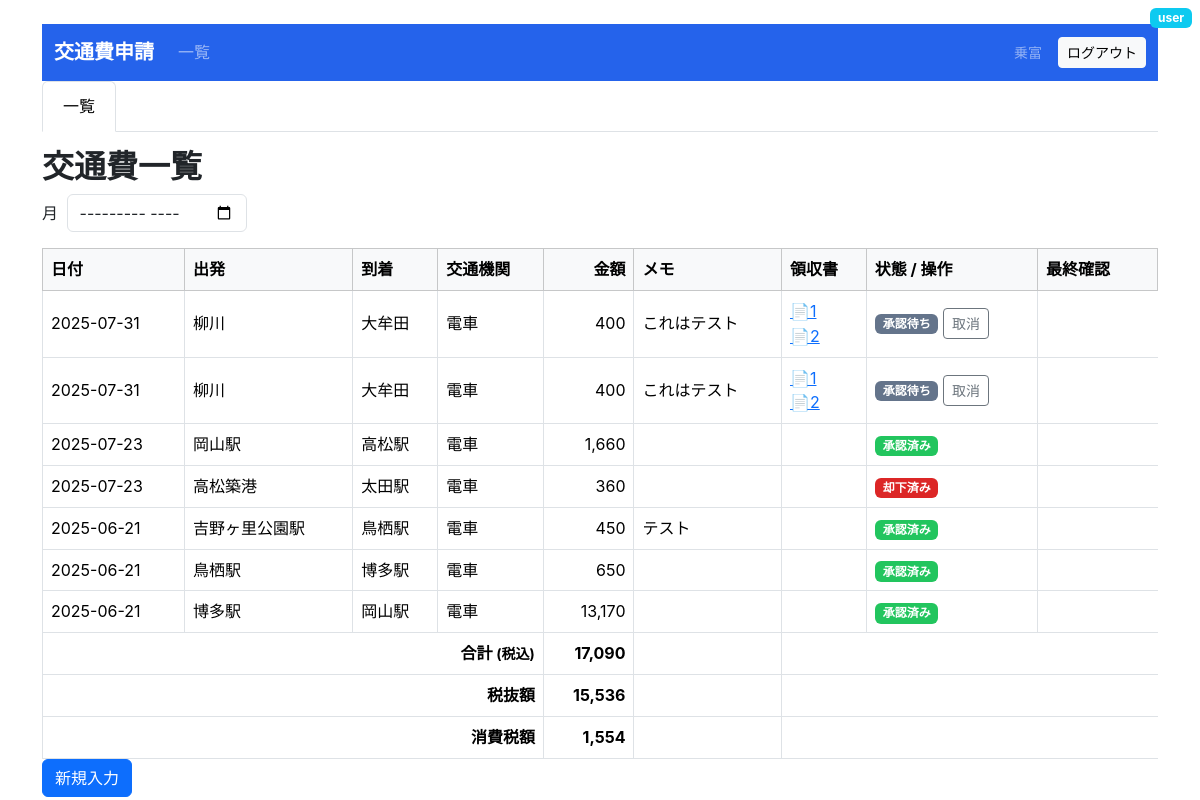
The app's page /list (signed in) with its own data.
### expenses/models.py (models this page shows, shortened)
class User(UserMixin, db.Model):
    __tablename__ = "user"
    id            = db.Column(db.Integer, primary_key=True)
    username      = db.Column(db.String(32), unique=True, nullable=False)
    password_hash = db.Column(db.String(128), nullable=False)
    role          = db.Column(db.String(10), default="user")   # "user" or "admin"

class Expense(db.Model):
    __tablename__ = "expense"
    id               = db.Column(db.Integer, primary_key=True)
    date             = db.Column(db.Date,     nullable=False)
    departure        = db.Column(db.String(64),  nullable=False)
    destination      = db.Column(db.String(64),  nullable=False)
    amount           = db.Column(db.Integer,  nullable=False)
    memo             = db.Column(db.String(256))
    created_at       = db.Column(db.DateTime, default=datetime.utcnow)
    file_path        = db.Column(db.String(256))
    status           = db.Column(
        Enum("pending", "approved", "rejected", "canceled", name="expense_status"),
        default="pending", nullable=False
    )
    carried_forward  = db.Column(db.Boolean, default=False, nullable=False)
    final_checked    = db.Column(db.Boolean, default=False, nullable=False)
    transport        = db.Column(
        Enum(
            "バス", "電車", "特急", "新幹線",
            "高速道路", "自動車", "立替経費", "その他",
            name="transport_type"
        ),
        nullable=False,
        default="電車"
    )
    user_id = db.Column(db.Integer, db.ForeignKey("user.id"), nullable=False)
    user    = db.relationship("User", backref="expenses")
    receipts = db.relationship(
        "ExpenseReceipt",
        back_populates="expense",
        cascade="all, delete-orphan",
        lazy="joined",
    )

class ExpenseReceipt(db.Model):
    __tablename__ = "expense_receipt"
    id          = db.Column(db.Integer, primary_key=True)
    expense_id  = db.Column(
        db.Integer,
        db.ForeignKey("expense.id", ondelete="CASCADE"),
        nullable=False
    )
    file_path   = db.Column(db.String(256), nullable=False)
    expense     = db.relationship(
        "Expense",
        back_populates="receipts"
    )

### expenses/routes.py (the view, shortened to what this page needs)
@bp.route("/list")
@login_required
def list_expenses():
    month_param = request.args.get("month")
    user_param  = request.args.get("user")
    status_filter = request.view_args.get("status_filter")
    query = Expense.query
    if current_user.role != "admin":
        query = query.filter_by(user_id=current_user.id)
    else:
        if user_param and user_param != "all":
            target = User.query.filter_by(username=user_param).first()
            if target:
                query = query.filter_by(user_id=target.id)
    if status_filter:
        query = query.filter_by(status=status_filter)
    expenses = (
        query.options(joinedload(Expense.receipts))
             .order_by(Expense.date.desc())
             .all()
    )
    total = sum(e.amount for e in expenses)
    tax_rate   = 0.10
    net_total  = int(total / (1 + tax_rate))
    tax_amount = total - net_total
    users = []
    if current_user.role == "admin":
        users = User.query.order_by(User.username).all()
    return render_template(
        "list.html",
        expenses=expenses,
        total=total,
        net_total=net_total,
        tax_amount=tax_amount,
        month_selected=month_param or "",
        user_selected=user_param or "all",
        users=users,
        status_filter=status_filter,
        show_user_col=(
            current_user.role == "admin" and (user_param in [None, "", "all"])
        )
    )

### expenses/__init__.py (called while the page is built)
@bp.before_app_request                # ← アプリ全体に効く
def inject_pending_count():
    if current_user.is_authenticated and current_user.role == "admin":
        pending = Expense.query.filter_by(status="pending").count()
        g.pending_count = pending
    else:
        g.pending_count = 0
    current_app.jinja_env.globals["pending_count"] = g.pending_count

### expenses/models.py (called while the page is built)
@login_manager.user_loader
def load_user(user_id):
    return User.query.get(int(user_id))

### templates/list.html (shortened to what this page needs)
{% extends "base.html" %}
{% block content %}
<h2>
    {% if status_filter == 'pending' %}🕒 承認待ち一覧
    {% else %}交通費一覧
    {% endif %}
</h2>
<form method="get" class="mb-3 d-flex align-items-center gap-3">
    <div>
      <label class="form-label me-1 mb-0">月</label>
      <input type="month" name="month" value="{{ month_selected }}"
             class="form-control d-inline-block" style="width:180px"
             onchange="this.form.submit()">
    </div>
  </form>
<div class="table-responsive">
  <table class="table table-bordered align-middle mb-0 list-table">
    <thead class="table-light">
        <tr>
          <th>日付</th><th>出発</th><th>到着</th>
          <th>交通機関</th>
          <th class="text-end">金額</th><th>メモ</th>
          <th>領収書</th><th>状態 / 操作</th>
          <th style="width:120px">最終確認</th>
        </tr>
      </thead>
      <tbody>
        {% for e in expenses %}
          <tr>
            <td>{{ e.date }}</td>
            <td>{{ e.departure }}</td>
            <td>{{ e.destination }}</td>
            <td>{{ e.transport }}</td>
            <td class="text-end">{{ "{:,}".format(e.amount) }}</td>
            <td>{{ e.memo or "" }}</td>
            <td>
                {% if e.receipts %}
                  {% for r in e.receipts %}
                    <a href="{{ r.file_path }}" target="_blank">📄{{ loop.index }}</a>
                    {% if not loop.last %}<br>{% endif %}
                  {% endfor %}
                {% elif e.file_path %}
                  {% if e.file_path.startswith('http') %}
                    <a href="{{ e.file_path }}" target="_blank">📄</a>
                  {% else %}
                    <a href="{{ url_for('expenses.view_receipt', filename=e.file_path.split('/')[-1]) }}" target="_blank">📄</a>
                  {% endif %}
                {% endif %}
            </td>
            <td>
              {% set label = {'pending':'承認待ち','approved':'承認済み','rejected':'却下済み','canceled':'取消済み'}[e.status] %}
              {% set badge_cls = {'pending':'badge-pending','approved':'badge-approved','rejected':'badge-rejected','canceled':'badge-canceled'}[e.status] %}
              <span class="badge {{ badge_cls }}">{{ label }}</span>
              {% if current_user.role == 'admin' %}
                <form method="post" action="{{ url_for('expenses.approve', eid=e.id) }}" class="d-inline">
                  <button class="btn btn-sm btn-success {% if e.status=='approved' %}disabled{% endif %}">承認</button>
                </form>
                <form method="post" action="{{ url_for('expenses.reject', eid=e.id) }}" class="d-inline">
                  <button class="btn btn-sm btn-danger {% if e.status=='rejected' %}disabled{% endif %}">却下</button>
                </form>
                <form method="post" action="{{ url_for('expenses.delete_expense', eid=e.id) }}" class="d-inline" onsubmit="return confirm('本当に削除しますか？');">
                  <button class="btn btn-sm btn-outline-secondary">削除</button>
                </form>
                {% if not e.carried_forward %}
                <form method="post" action="{{ url_for('expenses.carry_forward', eid=e.id) }}" class="d-inline">
                  <button class="btn btn-sm btn-outline-info">翌月へ</button>
                </form>
                {% else %}
                <form method="post" action="{{ url_for('expenses.undo_carry', eid=e.id) }}" class="d-inline">
                  <button class="btn btn-sm btn-outline-warning">前月へ戻す</button>
                </form>
                {% endif %}
              {% elif current_user.id==e.user_id and e.status=='pending' %}
                <form method="post" action="{{ url_for('expenses.delete_expense', eid=e.id) }}" class="d-inline" onsubmit="return confirm('本当に削除しますか？');">
                  <button class="btn btn-sm btn-outline-secondary">取消</button>
                </form>
              {% endif %}
            </td>
          </tr>
        {% endfor %}
      </tbody>
        <tfoot>
            <tr>
              <th colspan="{{ 5 if show_user_col else 4 }}" class="text-end">合計 <small>(税込)</small></th>
              <th class="text-end">{{ "{:,}".format(total) }}</th><th></th>
            </tr>
            <tr>
              <th colspan="{{ 5 if show_user_col else 4 }}" class="text-end">税抜額</th>
              <th class="text-end">{{ "{:,}".format(net_total) }}</th><th></th>
            </tr>
            <tr>
              <th colspan="{{ 5 if show_user_col else 4 }}" class="text-end">消費税額</th>
              <th class="text-end">{{ "{:,}".format(tax_amount) }}</th><th></th>
            </tr>
        </tfoot>
  </table>
</div>
<a href="{{ url_for('expenses.submit') }}" class="btn btn-primary">新規入力</a>
{% endblock %}

### templates/base.html (shortened to what this page needs)
<!DOCTYPE html>
<html lang="ja">
<head>
  <link href="https://cdn.jsdelivr.net/npm/bootstrap@5.3.3/dist/css/bootstrap.min.css" rel="stylesheet">
  <link href="{{ url_for('static', filename='css/design.css') }}?v=20250612" rel="stylesheet">
</head>
<body class="container pt-4">
    <nav class="navbar navbar-expand-lg navbar-dark" style="background: var(--clr-primary);">
        <div class="container-fluid">
          <a class="navbar-brand fw-semibold" href="{{ url_for('expenses.list_expenses') }}">交通費申請</a>
          <div id="navMain" class="collapse navbar-collapse">
            <ul class="navbar-nav me-auto">
              <li class="nav-item"><a class="nav-link" href="{{ url_for('expenses.list_expenses') }}">一覧</a></li>
            </ul>
            <span class="text-white-50 small me-3">{{ current_user.username }}</span>
            <a class="btn btn-sm btn-light" href="{{ url_for('auth.logout') }}">ログアウト</a>
          </div>
        </div>
      </nav>
  {% if current_user.is_authenticated %}
    <span class="position-absolute top-0 end-0 m-2 badge bg-info">
      {{ current_user.role }}
    </span>
  {% endif %}
  <ul class="nav nav-tabs mb-3">
    <li class="nav-item">
      <a class="nav-link
         {% if request.endpoint == 'expenses.list_expenses' %}active{% endif %}"
         href="{{ url_for('expenses.list_expenses') }}">
        一覧
      </a>
    </li>
  </ul>
  {% block content %}{% endblock %}
</body>
</html>

### static/css/design.css (style rules this page uses)
:root { --clr-primary: #2563eb; --clr-primary-dark: #1e40af; --clr-accent: #22c55e; --clr-danger: #dc2626; --font-sans: 'Inter', 'Noto Sans JP', sans-serif; }
body { font-family: var(--font-sans); line-height: 1.55; }
h1,h2,h3 { font-weight: 600; }
.nav-tabs .nav-link { font-weight: 500; padding: .75rem 1.25rem; }
.badge-pending { background: #64748b; }
.badge-approved { background: var(--clr-accent); }
.badge-rejected { background: var(--clr-danger); }

### records on screen
User: username "乗富", role "user"
Expense: date "2025-07-31", departure "柳川", destination "大牟田", transport "電車", amount "400", memo "これはテスト", label "承認待ち"
Expense: date "2025-07-31", departure "柳川", destination "大牟田", transport "電車", amount "400", memo "これはテスト", label "承認待ち"
Expense: date "2025-07-23", departure "岡山駅", destination "高松駅", transport "電車", amount "1,660", label "承認済み"
Expense: date "2025-07-23", departure "高松築港", destination "太田駅", transport "電車", amount "360", label "却下済み"
Expense: date "2025-06-21", departure "吉野ヶ里公園駅", destination "鳥栖駅", transport "電車", amount "450", memo "テスト", label "承認済み"
Expense: date "2025-06-21", departure "鳥栖駅", destination "博多駅", transport "電車", amount "650", label "承認済み"
Expense: date "2025-06-21", departure "博多駅", destination "岡山駅", transport "電車", amount "13,170", label "承認済み"

### other values on screen
{{ "{:,}".format(total) }} "17,090"
{{ "{:,}".format(net_total) }} "15,536"
{{ "{:,}".format(tax_amount) }} "1,554"
